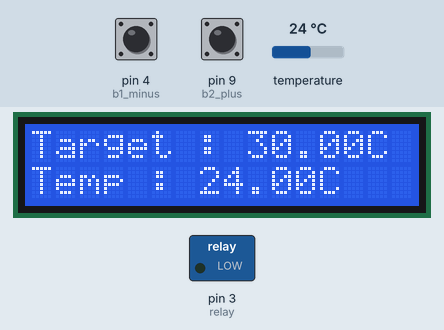
Bench run of a sketch on a simulated Arduino Uno, built with avr-gcc and run on an emulated ATmega328P. Shown: 16×2 character LCD, switched loads named in the sketch (green lamp = pin HIGH). Inputs (shaded band) come from the test bench; at power-on: temperature 24 °C, pin 4 (b1_minus) HIGH, pin 9 (b2_plus) HIGH. What the sketch prints to the serial monitor is not drawn.

Above: at 3.3 s.
3.4 s: temperature set to 23.3 °C
At 6.3 s:
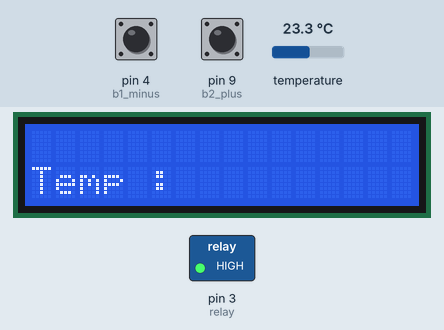
9.1 s: pin 4 (b1_minus) pulled LOW for 1.05 s
At 10.7 s:
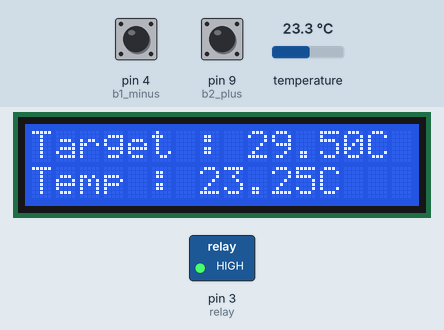
11.6 s: pin 9 (b2_plus) pulled LOW for 3.2 s
At 14.3 s:
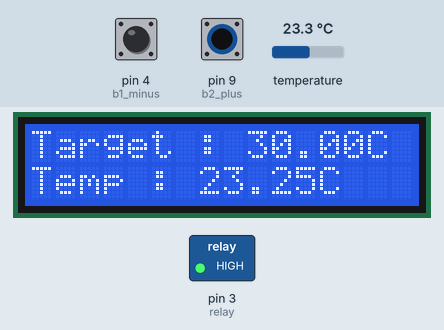
16.9 s: temperature set to 12 °C
At 17.9 s:
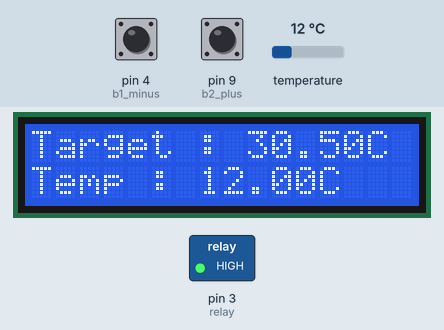
18.7 s: pin 4 (b1_minus) pulled LOW for 3.2 s
At 21.5 s:
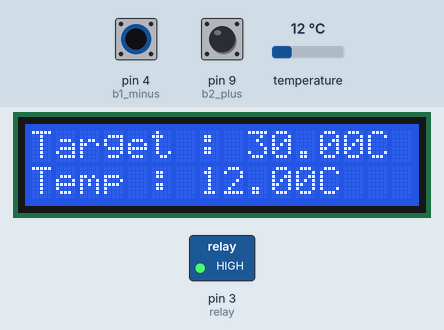
23.4 s: temperature set to 19 °C
At 25.2 s:
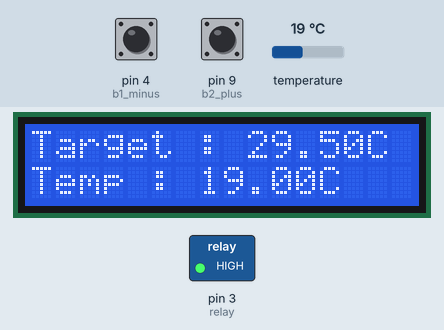
Timing chart, 0 to 26.7 s (numbered marks = the images above; inputs shaded):
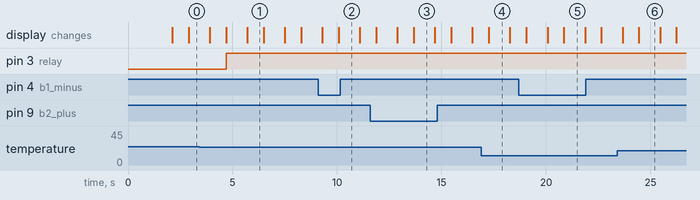

The sketch:

incubator.ino
```cpp
// Libraries
#include <Wire.h>
#include <LiquidCrystal_I2C.h>
#include <OneWire.h>
#include <DallasTemperature.h>

// Dallas DS18B20 temp sensor
#define ONE_WIRE_BUS 2
OneWire oneWire(2);
DallasTemperature sensors(&oneWire);
DeviceAddress sensorDeviceAddress;

// LCD (check your i2c address, mine is 0x3F)
LiquidCrystal_I2C lcd(0x3F,16,2);

// Temperature
int DS = 2;
float rttemp;
float targettemp = 30.00; // Set a default target temperature
float oldtemp = 20.00; // Keep the last measure in mind to know, by comparison, if temperature increase or decrease

// Relay
int relay = 3;

// Buttons
int b1_minus = 4;
int b2_plus = 9;

// Buffers
// Put here your buffers, down and up (to avoid inertia of your build)
float buffup = 0.15;
float buffdown = 0.10;

void setup() {
  // Serial
  Serial.begin(9600);

  // Sensor setup
  sensors.getAddress(sensorDeviceAddress, 0);
  sensors.setResolution(sensorDeviceAddress, 12);

  // LCD setup
  lcd.begin();
  lcd.backlight();
  lcd.setCursor(0, 0);
  lcd.print("-#-INCUBATOR-#-");
  lcd.setCursor(0, 1);
  lcd.print("Default = 30C");
  // Buttons and relay setup
  pinMode(b1_minus,INPUT_PULLUP);
  pinMode(b2_plus,INPUT_PULLUP);
  pinMode(relay,OUTPUT);
  delay(2000);
}

void loop() {
  if(digitalRead(b1_minus)== 0){targettemp = targettemp-0.5;} // Button -0.5
  if(digitalRead (b2_plus) == 0){targettemp = targettemp+0.5;} // Button +0.5

  Serial.print("Minus = ");
  Serial.println(digitalRead(b1_minus));

  Serial.print("Plus = ");
  Serial.println(digitalRead(b2_plus));

  lcd.clear();
  lcd.setCursor (0,1);
  lcd.print ("Temp : ");
  sensors.requestTemperatures();
  rttemp = sensors.getTempCByIndex(0);
  lcd.print (rttemp);
  lcd.print ('C');

  lcd.setCursor (0,0);
  lcd.print ("Target : ");
  lcd.print (targettemp);
  lcd.print ('C');

  // If temperature goes down
  if(rttemp < oldtemp){
    Serial.println("Decrease");
    if(rttemp < targettemp + buffdown){digitalWrite(relay, HIGH);}
  }

  // If temperature goes up
  else if(rttemp > oldtemp){
    Serial.println("Increase");
    if(rttemp > targettemp - buffup){digitalWrite(relay, LOW);}
  }

  // If there is a perfect equal situation, it makes another loop
  else{}

  // Wait between two loops, the delay may affect the calculation of the buffers and/or the precision of the constant temperature maintained
  delay (1000);

  // Save the previous temperature for the next comparison
  oldtemp = rttemp;

}
```

Measured:
- the behaviour switches between 24 and 23.9 °C on temperature (found by bisection; images 0 and 1)
- after the input at 3.4 s, pin 3 (relay): LOW → HIGH after 1.3 s; the display: first differs from a run without the input after 1.3 s (image 1 shows a later state)
- after the input at 9.1 s, the display: first differs from a run without the input after 0.98 s (image 2)
- after the input at 11.6 s, the display: first differs from a run without the input after 2.1 s (image 3)
- after the input at 16.9 s, the display: changes after 0.36 s (image 4)
- after the input at 18.7 s, the display: first differs from a run without the input after 2.2 s (image 5)
- after the input at 23.4 s, the display: first differs from a run without the input after 1.0 s (image 6)
